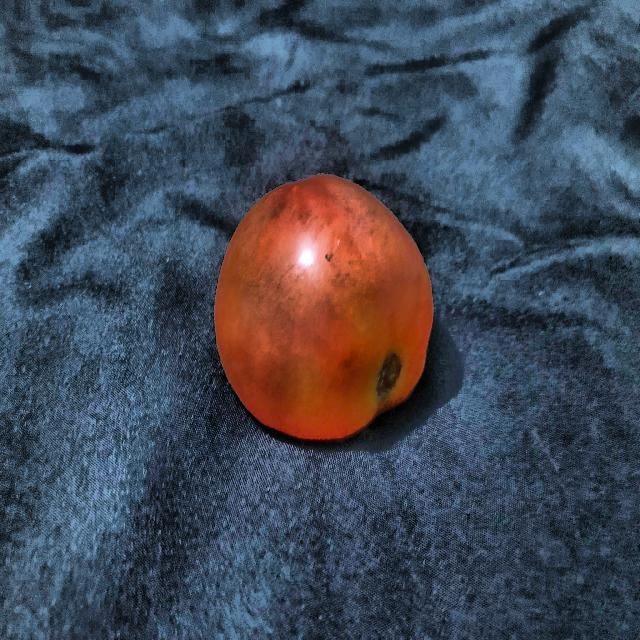
#> input picture data/BIO/334270385_1389086351856173_1555713926150426938_n_jpg.rf.fa66c2d1c0aaf1b55710c2aaf6d490cf.jpg, 640 x 640 px, found by its file name; its folder holds only this picture in this run
$ jupyter execute --allow-errors ML_progres_classic.ipynb
#> lines starting #> are read from the running program, lines starting #| are printed output that depends on the picture; after the words box and inside, x2 and y2 are one past the last pixel; in counts of white or black regions, pixels touching at a corner belong together
[cell 1]
import numpy as np
import pandas as pd
import matplotlib.pyplot as plt
import os
import cv2
import seaborn as sns
from tqdm import tqdm
from sklearn.utils import shuffle
from sklearn import decomposition
from sklearn.model_selection import train_test_split
from sklearn.metrics import accuracy_score, confusion_matrix
import tensorflow as tf
import keras
from keras.applications.vgg16 import VGG16
from keras.preprocessing import image
from keras.applications.vgg16 import preprocess_input
from keras.models import Sequential, Model
from keras.applications import DenseNet201
from keras.initializers import he_normal
from keras.layers import Lambda, SeparableConv2D, BatchNormalization, Dropout, MaxPooling2D, Input, Dense, Conv2D, Activation, Flatten
from keras.callbacks import EarlyStopping, ReduceLROnPlateau, ModelCheckpoint
from keras.applications.densenet import DenseNet169
from keras.applications.densenet import preprocess_input

## Inisialisasi Awal

[cell 2]
class_names = ['BIO','Cardboard','Electronic','Glass','Metal','Paper','Plastic','Trash']
nb_classes = len(class_names)
image_size = (150,150)

## Fungsi Feature

[cell 3]
def color_histogram(image):
    hsv_image = cv2.cvtColor(image, cv2.COLOR_BGR2HSV)
    hist_hue = cv2.calcHist([hsv_image], [0], None, [256], [0, 256])
    hist_saturation = cv2.calcHist([hsv_image], [1], None, [256], [0, 256])
    hist_value = cv2.calcHist([hsv_image], [2], None, [256], [0, 256])
    hist_hue /= np.sum(hist_hue)
    hist_saturation /= np.sum(hist_saturation)
    hist_value /= np.sum(hist_value)
    features = np.concatenate((hist_hue, hist_saturation, hist_value), axis=None)
    return features

def shape_descriptor(image):
    gray_image = cv2.cvtColor(image, cv2.COLOR_BGR2GRAY)
    edges = cv2.Canny(gray_image, 50, 150)
    contours, _ = cv2.findContours(edges, cv2.RETR_EXTERNAL, cv2.CHAIN_APPROX_SIMPLE)

    # Pengecekan apakah ada kontur yang ditemukan
    if contours:
        largest_contour = max(contours, key=cv2.contourArea)
        x, y, w, h = cv2.boundingRect(largest_contour)
        aspect_ratio = w / h
        features = np.array([aspect_ratio])
    else:
        features = np.array([0])

    return features

## Load Dataset

[cell 4]
def load_data():

    datasets = ['data']
    images = []
    features = []
    labels = []

    # iterate through training and test sets
    for dataset in datasets:

        # iterate through folders in each dataset
        for folder in os.listdir(dataset):

            if folder in ['BIO']: label = 0
            if folder in ['Cardboard']: label = 1
            elif folder in ['Electronic']: label = 2
            elif folder in ['Glass']: label = 3
            elif folder in ['Metal']: label = 4
            elif folder in ['Paper']: label = 5
            elif folder in ['Plastic']: label = 6
            elif folder in ['Trash']: label = 7

            # iterate through each image in folder
            for file in tqdm(os.listdir(os.path.join(dataset, folder))):

                # get pathname of each image
                img_path = os.path.join(os.path.join(dataset, folder), file)

                # Open and resize the| img
                image = cv2.imread(img_path)
#> image is the input picture: shape (640, 640, 3); mean B, G, R 87.6, 73.2, 65.8
                color_features = color_histogram(image)
#> in color_histogram, `hsv_image = cv2.cvtColor(image, cv2.COLOR_BGR2HSV)`: hsv_image: shape (640, 640, 3); mean H, S, V 94.8, 120, 100.8
#> in color_histogram, `hist_hue = cv2.calcHist([hsv_image], [0], None, [256], [0, 256])`: hist_hue = 256 values, max 93343 at index 105, min 0 at index 23, mean 1600
#> in color_histogram, `hist_saturation = cv2.calcHist([hsv_image], [1], None, [256], [0, 256])`: hist_saturation = 256 values, max 9574 at index 109, min 1 at index 8, mean 1600
#> in color_histogram, `hist_value = cv2.calcHist([hsv_image], [2], None, [256], [0, 256])`: hist_value = 256 values, max 4170 at index 87, min 4 at index 0, mean 1600
#> in color_histogram, `hist_hue /= np.sum(hist_hue)`: hist_hue = 256 values, max 0.228 at index 105, min 0 at index 23, mean 0.00391
#> in color_histogram, `hist_saturation /= np.sum(hist_saturation)`: hist_saturation = 256 values, max 0.0234 at index 109, min 2.44e-06 at index 8, mean 0.00391
#> in color_histogram, `hist_value /= np.sum(hist_value)`: hist_value = 256 values, max 0.0102 at index 87, min 9.77e-06 at index 0, mean 0.00391
#> in color_histogram, `features = np.concatenate((hist_hue, hist_saturation, hist_value), axi..`: features = 768 values, max 0.228 at index 105, min 0 at index 23, mean 0.00391
#> color_features has the same summary as features in color_histogram
                shape_features = shape_descriptor(image)
#> in shape_descriptor, `gray_image = cv2.cvtColor(image, cv2.COLOR_BGR2GRAY)`:
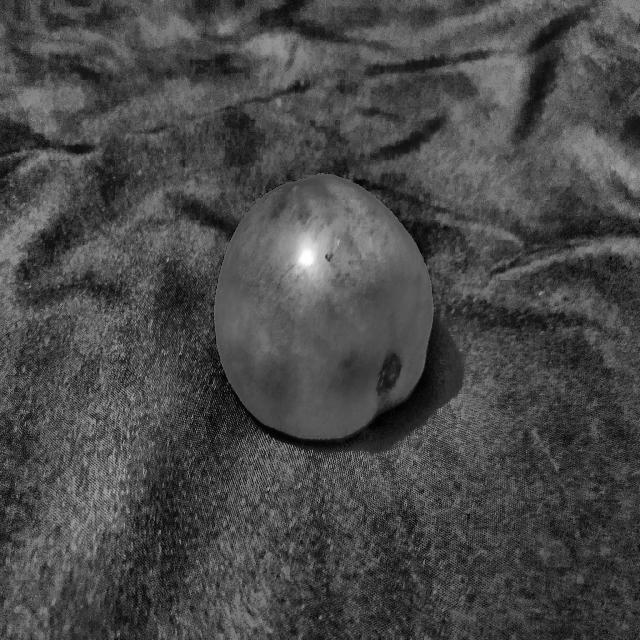
#> gray_image: shape (640, 640); min 0, max 255, mean 72.6
#> in shape_descriptor, `edges = cv2.Canny(gray_image, 50, 150)`:
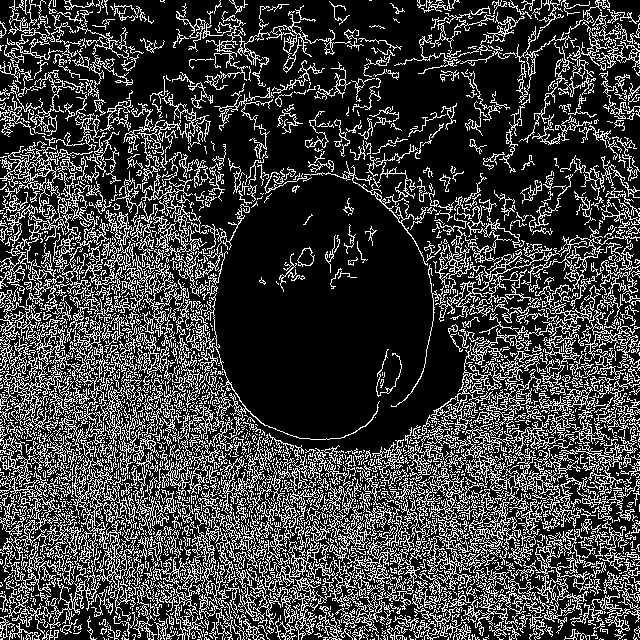
#> edges: shape (640, 640); 24.6% white in thin lines or dots
#> in shape_descriptor, `contours, _ = cv2.findContours(edges, cv2.RETR_EXTERNAL, cv2.CHAIN_APP..`: contours = 2139 contours, 1835 with area under 20; largest, box (x1, y1, x2, y2) and area: (444, 408, 580, 514) 2620, (56, 439, 136, 615) 2084, (390, 492, 536, 619) 1778, (58, 156, 146, 290) 1292, (259, 477, 356, 592) 1078
#> in shape_descriptor, `largest_contour = max(contours, key=cv2.contourArea)`: largest_contour = contour of 1474 points, box (x1, y1, x2, y2) (444, 408, 580, 514), area 2620
#> in shape_descriptor, `x, y, w, h = cv2.boundingRect(largest_contour)`: x = 444; y = 408; w = 136; h = 106
#> in shape_descriptor, `aspect_ratio = w / h`: aspect_ratio = 1.28
#> in shape_descriptor, `features = np.array([aspect_ratio])`: features = [1.28]
#> shape_features = [1.28]
                combined_features = np.concatenate((color_features, shape_features), axis=None)
#> combined_features = 769 values, max 1.28 at index 768, min 0 at index 23, mean 0.00557

                # Label dapat diekstrak dari nama direktori atau nama file
                features.append(combined_features)
                labels.append(label)

    features = np.array(features, dtype = 'float32')
    labels = np.array(labels, dtype = 'int32')

    return features, labels

[cell 5]
features, labels = load_data()
#> labels = [0]

$ run again, on data/BIO/apelsinovye-korki-kompost---Kopie---Kopie_jpg.rf.5a1db2b92f0c48a9f0ff94a1159c2cb9.jpg
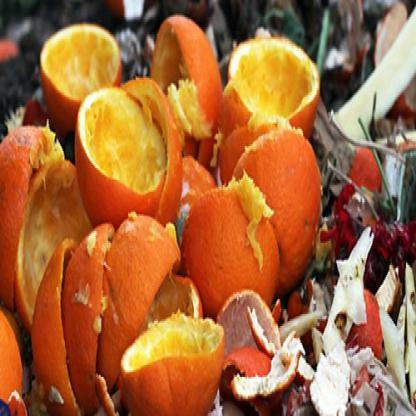
#> input picture data/BIO/apelsinovye-korki-kompost---Kopie---Kopie_jpg.rf.5a1db2b92f0c48a9f0ff94a1159c2cb9.jpg, 416 x 416 px, found by its file name
#> in load_data, image is the input picture: shape (416, 416, 3); mean B, G, R 58.7, 102.9, 163.3
#> hsv_image: shape (416, 416, 3); mean H, S, V 26.2, 159.5, 164.5
#> in color_histogram, `hist_hue = cv2.calcHist([hsv_image], [0], None, [256], [0, 256])`: hist_hue = 256 values, max 12654 at index 8, min 0 at index 137, mean 676
#> in color_histogram, `hist_saturation = cv2.calcHist([hsv_image], [1], None, [256], [0, 256])`: hist_saturation = 256 values, max 6068 at index 255, min 8 at index 1, mean 676
#> in color_histogram, `hist_value = cv2.calcHist([hsv_image], [2], None, [256], [0, 256])`: hist_value = 256 values, max 2862 at index 255, min 2 at index 0, mean 676
#> in color_histogram, `hist_hue /= np.sum(hist_hue)`: hist_hue = 256 values, max 0.0731 at index 8, min 0 at index 137, mean 0.00391
#> in color_histogram, `hist_saturation /= np.sum(hist_saturation)`: hist_saturation = 256 values, max 0.0351 at index 255, min 4.62e-05 at index 1, mean 0.00391
#> in color_histogram, `hist_value /= np.sum(hist_value)`: hist_value = 256 values, max 0.0165 at index 255, min 1.16e-05 at index 0, mean 0.00391
#> in color_histogram, `features = np.concatenate((hist_hue, hist_saturation, hist_value), axi..`: features = 768 values, max 0.0731 at index 8, min 0 at index 137, mean 0.00391
#> color_features has the same summary as features in color_histogram
#> in shape_descriptor, `gray_image = cv2.cvtColor(image, cv2.COLOR_BGR2GRAY)`:
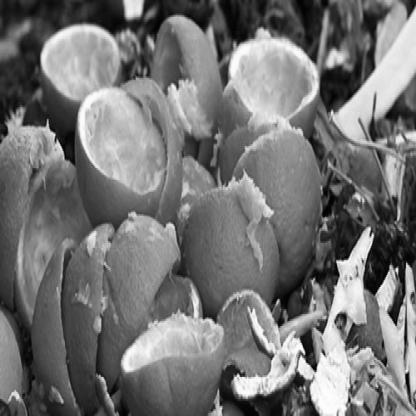
#> gray_image: shape (416, 416); min 0, max 255, mean 115.9
#> in shape_descriptor, `edges = cv2.Canny(gray_image, 50, 150)`:
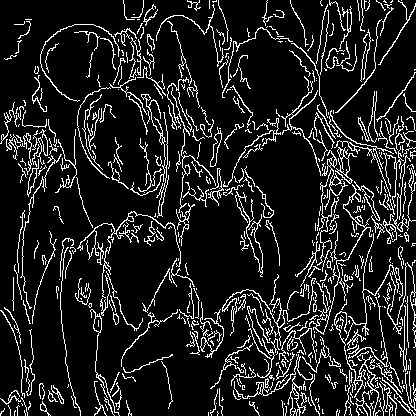
#> edges: shape (416, 416); 12.3% white in thin lines or dots
#> contours = 539 contours, 466 with area under 20; largest, box (x1, y1, x2, y2) and area: (309, 184, 372, 335) 210, (317, 150, 348, 266) 182, (354, 181, 380, 221) 170, (210, 127, 222, 167) 156, (77, 211, 181, 298) 139
#> largest_contour = contour of 309 points, box (x1, y1, x2, y2) (309, 184, 372, 335), area 210
#> x = 309; y = 184; w = 63; h = 151
#> aspect_ratio = 0.417
#> in shape_descriptor, `features = np.array([aspect_ratio])`: features = [0.417]
#> combined_features = 769 values, max 0.417 at index 768, min 0 at index 137, mean 0.00444
#> labels = [0]

$ run again, on data/BIO/biological163_jpg.rf.0ca9319eaac5248dff15c8d5aae572f8.jpg
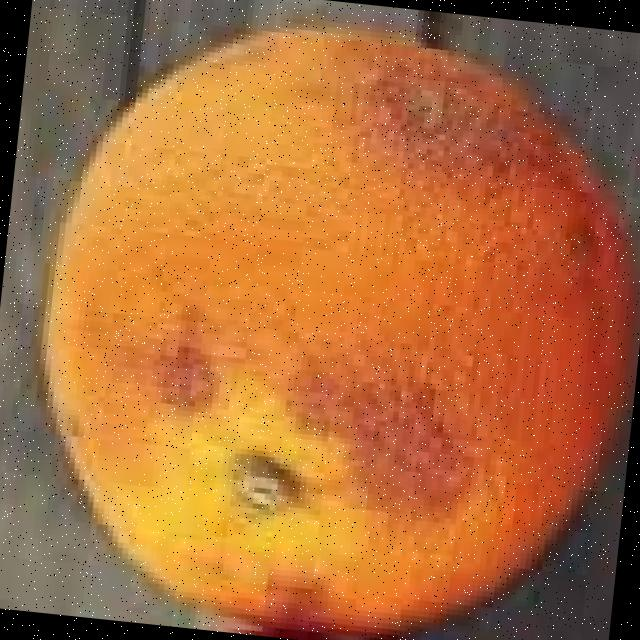
#> input picture data/BIO/biological163_jpg.rf.0ca9319eaac5248dff15c8d5aae572f8.jpg, 640 x 640 px, found by its file name
#> in load_data, image is the input picture: shape (640, 640, 3); mean B, G, R 58.5, 107.7, 171.7
#> hsv_image: shape (640, 640, 3); mean H, S, V 17.9, 149.6, 171.7
#> in color_histogram, `hist_hue = cv2.calcHist([hsv_image], [0], None, [256], [0, 256])`: hist_hue = 256 values, max 31659 at index 15, min 0 at index 46, mean 1600
#> in color_histogram, `hist_saturation = cv2.calcHist([hsv_image], [1], None, [256], [0, 256])`: hist_saturation = 256 values, max 13541 at index 0, min 7 at index 254, mean 1600
#> in color_histogram, `hist_value = cv2.calcHist([hsv_image], [2], None, [256], [0, 256])`: hist_value = 256 values, max 9998 at index 0, min 32 at index 26, mean 1600
#> in color_histogram, `hist_hue /= np.sum(hist_hue)`: hist_hue = 256 values, max 0.0773 at index 15, min 0 at index 46, mean 0.00391
#> in color_histogram, `hist_saturation /= np.sum(hist_saturation)`: hist_saturation = 256 values, max 0.0331 at index 0, min 1.71e-05 at index 254, mean 0.00391
#> in color_histogram, `hist_value /= np.sum(hist_value)`: hist_value = 256 values, max 0.0244 at index 0, min 7.81e-05 at index 26, mean 0.00391
#> in color_histogram, `features = np.concatenate((hist_hue, hist_saturation, hist_value), axi..`: features = 768 values, max 0.0773 at index 15, min 0 at index 46, mean 0.00391
#> color_features has the same summary as features in color_histogram
#> in shape_descriptor, `gray_image = cv2.cvtColor(image, cv2.COLOR_BGR2GRAY)`:
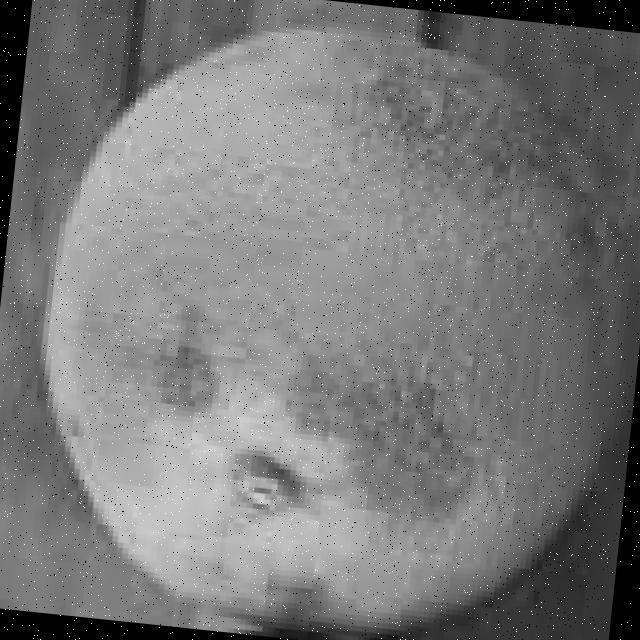
#> gray_image: shape (640, 640); min 0, max 255, mean 121.2
#> in shape_descriptor, `edges = cv2.Canny(gray_image, 50, 150)`:
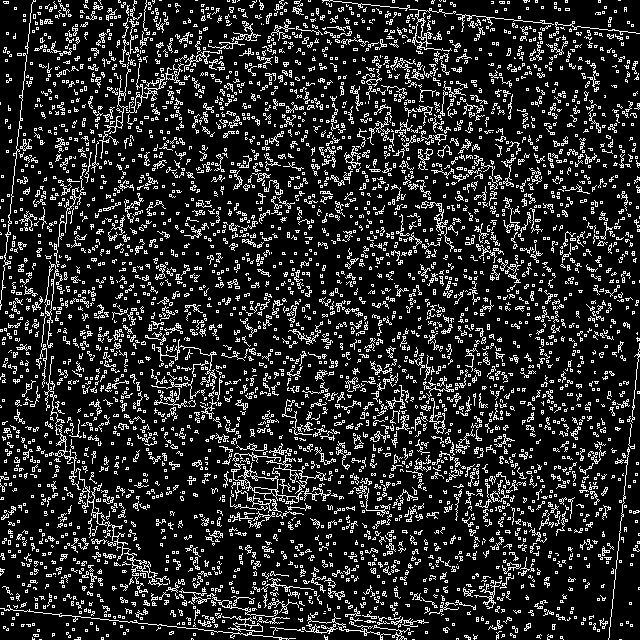
#> edges: shape (640, 640); 15.9% white in thin lines or dots
#> contours = 3952 contours, 3784 with area under 20; largest, box (x1, y1, x2, y2) and area: (231, 462, 304, 513) 698, (44, 261, 63, 348) 303, (75, 468, 168, 587) 250, (409, 8, 456, 52) 226, (0, 605, 296, 640) 205
#> largest_contour = contour of 364 points, box (x1, y1, x2, y2) (231, 462, 304, 513), area 698
#> x = 231; y = 462; w = 73; h = 51
#> aspect_ratio = 1.43
#> in shape_descriptor, `features = np.array([aspect_ratio])`: features = [1.43]
#> combined_features = 769 values, max 1.43 at index 768, min 0 at index 46, mean 0.00576
#> labels = [0]

$ run again, on data/BIO/334908620_1213935125904181_743129608165641913_n_jpg.rf.5589cbcc45caf102b9d6b3f9036f9f73.jpg
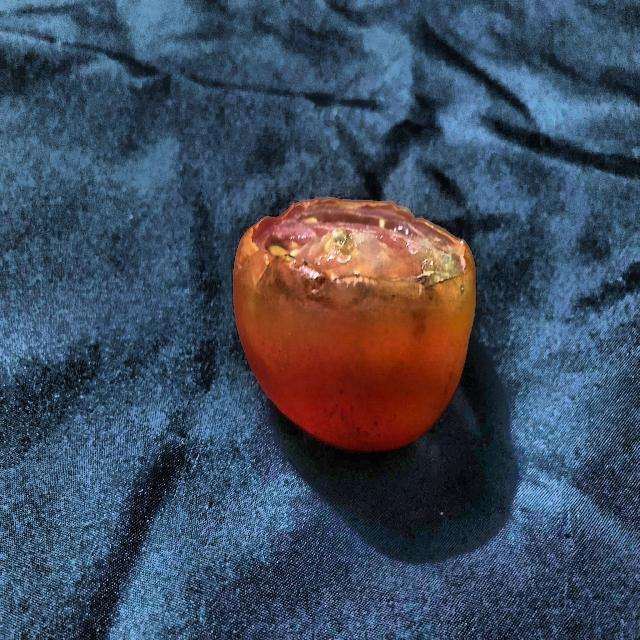
#> input picture data/BIO/334908620_1213935125904181_743129608165641913_n_jpg.rf.5589cbcc45caf102b9d6b3f9036f9f73.jpg, 640 x 640 px, found by its file name
#> in load_data, image is the input picture: shape (640, 640, 3); mean B, G, R 93.3, 75.2, 63
#> hsv_image: shape (640, 640, 3); mean H, S, V 93.4, 137.6, 106.2
#> in color_histogram, `hist_hue = cv2.calcHist([hsv_image], [0], None, [256], [0, 256])`: hist_hue = 256 values, max 88829 at index 105, min 0 at index 28, mean 1600
#> in color_histogram, `hist_saturation = cv2.calcHist([hsv_image], [1], None, [256], [0, 256])`: hist_saturation = 256 values, max 8201 at index 126, min 0 at index 1, mean 1600
#> in color_histogram, `hist_value = cv2.calcHist([hsv_image], [2], None, [256], [0, 256])`: hist_value = 256 values, max 3835 at index 106, min 4 at index 0, mean 1600
#> in color_histogram, `hist_hue /= np.sum(hist_hue)`: hist_hue = 256 values, max 0.217 at index 105, min 0 at index 28, mean 0.00391
#> in color_histogram, `hist_saturation /= np.sum(hist_saturation)`: hist_saturation = 256 values, max 0.02 at index 126, min 0 at index 1, mean 0.00391
#> in color_histogram, `hist_value /= np.sum(hist_value)`: hist_value = 256 values, max 0.00936 at index 106, min 9.77e-06 at index 0, mean 0.00391
#> in color_histogram, `features = np.concatenate((hist_hue, hist_saturation, hist_value), axi..`: features = 768 values, max 0.217 at index 105, min 0 at index 28, mean 0.00391
#> color_features has the same summary as features in color_histogram
#> in shape_descriptor, `gray_image = cv2.cvtColor(image, cv2.COLOR_BGR2GRAY)`:
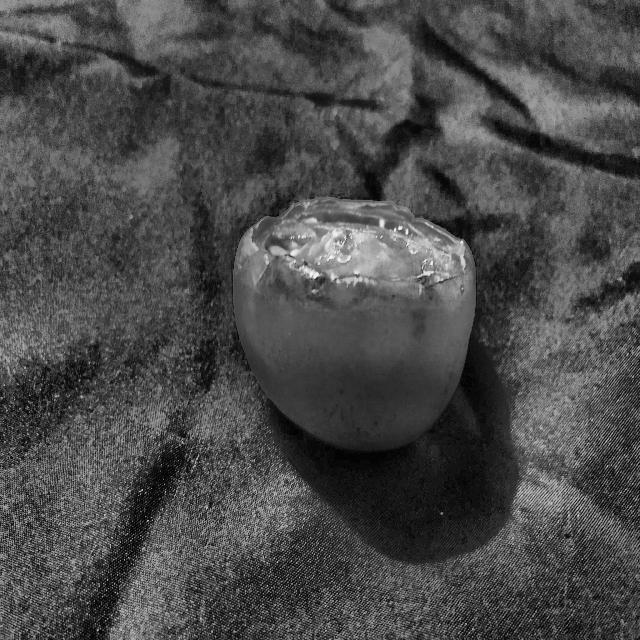
#> gray_image: shape (640, 640); min 0, max 248, mean 73.6
#> in shape_descriptor, `edges = cv2.Canny(gray_image, 50, 150)`:
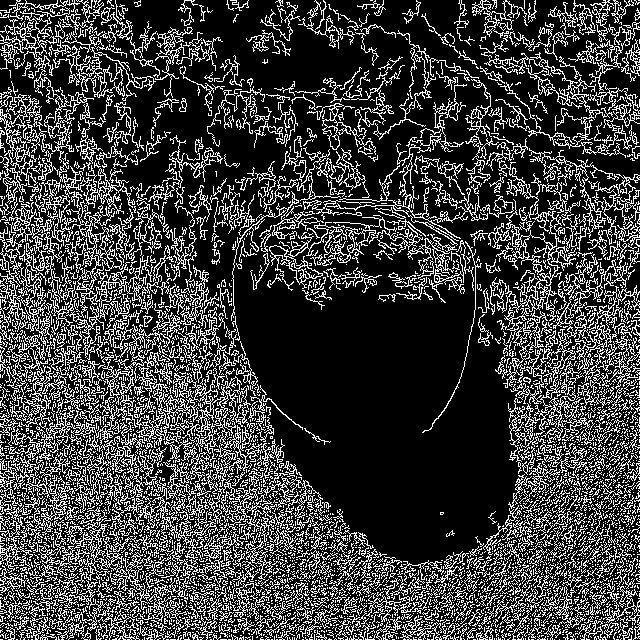
#> edges: shape (640, 640); 24.5% white in thin lines or dots
#> contours = 3934 contours, 3626 with area under 20; largest, box (x1, y1, x2, y2) and area: (136, 368, 263, 474) 2066, (509, 252, 640, 394) 1600, (493, 199, 577, 344) 1108, (269, 222, 364, 291) 844, (0, 9, 57, 76) 830
#> largest_contour = contour of 1917 points, box (x1, y1, x2, y2) (136, 368, 263, 474), area 2066
#> x = 136; y = 368; w = 127; h = 106
#> aspect_ratio = 1.2
#> in shape_descriptor, `features = np.array([aspect_ratio])`: features = [1.2]
#> combined_features = 769 values, max 1.2 at index 768, min 0 at index 28, mean 0.00546
#> labels = [0]
